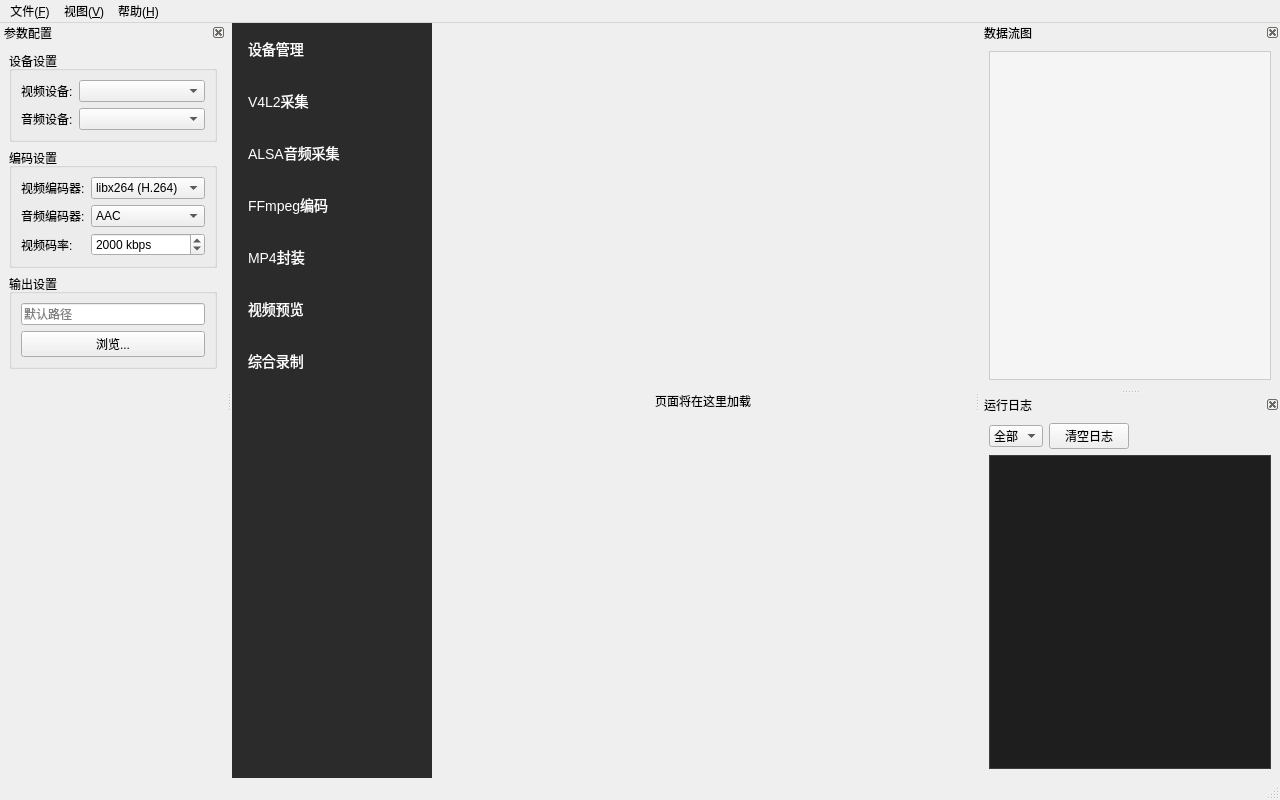
<?xml version="1.0" encoding="UTF-8"?>
<ui version="4.0">
 <class>MainWindow</class>
 <widget class="QMainWindow" name="MainWindow">
  <property name="geometry">
   <rect>
    <x>0</x>
    <y>0</y>
    <width>1280</width>
    <height>800</height>
   </rect>
  </property>
  <property name="minimumSize">
   <size>
    <width>1024</width>
    <height>768</height>
   </size>
  </property>
  <property name="windowTitle">
   <string>AV Pipeline Explorer</string>
  </property>
  <widget class="QWidget" name="centralwidget">
   <layout class="QHBoxLayout" name="horizontalLayout">
    <property name="spacing">
     <number>0</number>
    </property>
    <property name="leftMargin">
     <number>0</number>
    </property>
    <property name="topMargin">
     <number>0</number>
    </property>
    <property name="rightMargin">
     <number>0</number>
    </property>
    <property name="bottomMargin">
     <number>0</number>
    </property>
    <item>
     <widget class="QListWidget" name="navigationList">
      <property name="minimumSize">
       <size>
        <width>200</width>
        <height>0</height>
       </size>
      </property>
      <property name="maximumSize">
       <size>
        <width>200</width>
        <height>16777215</height>
       </size>
      </property>
      <property name="styleSheet">
       <string notr="true">QListWidget {
    background-color: #2b2b2b;
    border: none;
    outline: none;
    color: #ffffff;
    font-size: 14px;
}

QListWidget::item {
    padding: 15px 10px;
    border-left: 3px solid transparent;
}

QListWidget::item:selected {
    background-color: #3d3d3d;
    border-left: 3px solid #0078d4;
}

QListWidget::item:hover {
    background-color: #353535;
}</string>
      </property>
      <property name="iconSize">
       <size>
        <width>24</width>
        <height>24</height>
       </size>
      </property>
      <item>
       <property name="text">
        <string>设备管理</string>
       </property>
       <property name="icon">
        <iconset theme="computer">
         <normaloff>.</normaloff>.</iconset>
       </property>
      </item>
      <item>
       <property name="text">
        <string>V4L2采集</string>
       </property>
       <property name="icon">
        <iconset theme="camera-video">
         <normaloff>.</normaloff>.</iconset>
       </property>
      </item>
      <item>
       <property name="text">
        <string>ALSA音频采集</string>
       </property>
       <property name="icon">
        <iconset theme="audio-input-microphone">
         <normaloff>.</normaloff>.</iconset>
       </property>
      </item>
      <item>
       <property name="text">
        <string>FFmpeg编码</string>
       </property>
       <property name="icon">
        <iconset theme="media-record">
         <normaloff>.</normaloff>.</iconset>
       </property>
      </item>
      <item>
       <property name="text">
        <string>MP4封装</string>
       </property>
       <property name="icon">
        <iconset theme="package">
         <normaloff>.</normaloff>.</iconset>
       </property>
      </item>
      <item>
       <property name="text">
        <string>视频预览</string>
       </property>
       <property name="icon">
        <iconset theme="media-playback-start">
         <normaloff>.</normaloff>.</iconset>
       </property>
      </item>
      <item>
       <property name="text">
        <string>综合录制</string>
       </property>
       <property name="icon">
        <iconset theme="media-record">
         <normaloff>.</normaloff>.</iconset>
       </property>
      </item>
     </widget>
    </item>
    <item>
     <widget class="QStackedWidget" name="contentStack">
      <property name="currentIndex">
       <number>0</number>
      </property>
      <widget class="QWidget" name="deviceManagementPage">
       <layout class="QVBoxLayout" name="verticalLayout">
        <item>
         <widget class="QLabel" name="placeholderLabel">
          <property name="text">
           <string>页面将在这里加载</string>
          </property>
          <property name="alignment">
           <set>Qt::AlignCenter</set>
          </property>
         </widget>
        </item>
       </layout>
      </widget>
      <widget class="QWidget" name="v4l2CapturePage">
       <layout class="QVBoxLayout" name="verticalLayout_2">
        <item>
         <widget class="QLabel" name="placeholderLabel_2">
          <property name="text">
           <string>V4L2采集页面将在这里加载</string>
          </property>
          <property name="alignment">
           <set>Qt::AlignCenter</set>
          </property>
         </widget>
        </item>
       </layout>
      </widget>
      <widget class="QWidget" name="alsaCapturePage">
       <layout class="QVBoxLayout" name="verticalLayout_3">
        <item>
         <widget class="QLabel" name="placeholderLabel_3">
          <property name="text">
           <string>ALSA音频采集页面将在这里加载</string>
          </property>
          <property name="alignment">
           <set>Qt::AlignCenter</set>
          </property>
         </widget>
        </item>
       </layout>
      </widget>
      <widget class="QWidget" name="ffmpegEncodePage">
       <layout class="QVBoxLayout" name="verticalLayout_4">
        <item>
         <widget class="QLabel" name="placeholderLabel_4">
          <property name="text">
           <string>FFmpeg编码页面将在这里加载</string>
          </property>
          <property name="alignment">
           <set>Qt::AlignCenter</set>
          </property>
         </widget>
        </item>
       </layout>
      </widget>
      <widget class="QWidget" name="mp4MuxerPage">
       <layout class="QVBoxLayout" name="verticalLayout_5">
        <item>
         <widget class="QLabel" name="placeholderLabel_5">
          <property name="text">
           <string>MP4封装页面将在这里加载</string>
          </property>
          <property name="alignment">
           <set>Qt::AlignCenter</set>
          </property>
         </widget>
        </item>
       </layout>
      </widget>
      <widget class="QWidget" name="videoPreviewPage">
       <layout class="QVBoxLayout" name="verticalLayout_6">
        <item>
         <widget class="QLabel" name="placeholderLabel_6">
          <property name="text">
           <string>视频预览页面将在这里加载</string>
          </property>
          <property name="alignment">
           <set>Qt::AlignCenter</set>
          </property>
         </widget>
        </item>
       </layout>
      </widget>
      <widget class="QWidget" name="recordingConsolePage">
       <layout class="QVBoxLayout" name="verticalLayout_7">
        <item>
         <widget class="QLabel" name="placeholderLabel_7">
          <property name="text">
           <string>综合录制页面将在这里加载</string>
          </property>
          <property name="alignment">
           <set>Qt::AlignCenter</set>
          </property>
         </widget>
        </item>
       </layout>
      </widget>
     </widget>
    </item>
   </layout>
  </widget>
  <widget class="QMenuBar" name="menubar">
   <property name="geometry">
    <rect>
     <x>0</x>
     <y>0</y>
     <width>1280</width>
     <height>23</height>
    </rect>
   </property>
   <widget class="QMenu" name="menuFile">
    <property name="title">
     <string>文件(&amp;F)</string>
    </property>
    <addaction name="actionNew"/>
    <addaction name="actionOpen"/>
    <addaction name="separator"/>
    <addaction name="actionExit"/>
   </widget>
   <widget class="QMenu" name="menuView">
    <property name="title">
     <string>视图(&amp;V)</string>
    </property>
    <addaction name="actionShowConfigPanel"/>
    <addaction name="actionShowFlowchartPanel"/>
    <addaction name="actionShowLoggingPanel"/>
    <addaction name="separator"/>
    <addaction name="actionResetLayout"/>
   </widget>
   <widget class="QMenu" name="menuHelp">
    <property name="title">
     <string>帮助(&amp;H)</string>
    </property>
    <addaction name="actionAbout"/>
   </widget>
   <addaction name="menuFile"/>
   <addaction name="menuView"/>
   <addaction name="menuHelp"/>
  </widget>
  <widget class="QStatusBar" name="statusbar"/>
  <widget class="QDockWidget" name="configDock">
   <property name="features">
    <set>QDockWidget::DockWidgetClosable|QDockWidget::DockWidgetMovable</set>
   </property>
   <property name="windowTitle">
    <string>参数配置</string>
   </property>
   <attribute name="dockWidgetArea">
    <number>1</number>
   </attribute>
   <widget class="QWidget" name="configDockContents">
    <layout class="QVBoxLayout" name="verticalLayout_8">
     <item>
      <widget class="QGroupBox" name="deviceSettingsGroup">
       <property name="title">
        <string>设备设置</string>
       </property>
       <layout class="QFormLayout" name="formLayout">
        <item row="0" column="0">
         <widget class="QLabel" name="videoDeviceLabel">
          <property name="text">
           <string>视频设备:</string>
          </property>
         </widget>
        </item>
        <item row="0" column="1">
         <widget class="QComboBox" name="videoDeviceCombo"/>
        </item>
        <item row="1" column="0">
         <widget class="QLabel" name="audioDeviceLabel">
          <property name="text">
           <string>音频设备:</string>
          </property>
         </widget>
        </item>
        <item row="1" column="1">
         <widget class="QComboBox" name="audioDeviceCombo"/>
        </item>
       </layout>
      </widget>
     </item>
     <item>
      <widget class="QGroupBox" name="encodeSettingsGroup">
       <property name="title">
        <string>编码设置</string>
       </property>
       <layout class="QFormLayout" name="formLayout_2">
        <item row="0" column="0">
         <widget class="QLabel" name="videoCodecLabel">
          <property name="text">
           <string>视频编码器:</string>
          </property>
         </widget>
        </item>
        <item row="0" column="1">
         <widget class="QComboBox" name="videoCodecCombo">
          <item>
           <property name="text">
            <string>libx264 (H.264)</string>
           </property>
          </item>
          <item>
           <property name="text">
            <string>libx265 (H.265)</string>
           </property>
          </item>
         </widget>
        </item>
        <item row="1" column="0">
         <widget class="QLabel" name="audioCodLabel">
          <property name="text">
           <string>音频编码器:</string>
          </property>
         </widget>
        </item>
        <item row="1" column="1">
         <widget class="QComboBox" name="audioCodecCombo">
          <item>
           <property name="text">
            <string>AAC</string>
           </property>
          </item>
         </widget>
        </item>
        <item row="2" column="0">
         <widget class="QLabel" name="bitrateLabel">
          <property name="text">
           <string>视频码率:</string>
          </property>
         </widget>
        </item>
        <item row="2" column="1">
         <widget class="QSpinBox" name="bitrateSpinBox">
          <property name="suffix">
           <string> kbps</string>
          </property>
          <property name="minimum">
           <number>500</number>
          </property>
          <property name="maximum">
           <number>50000</number>
          </property>
          <property name="value">
           <number>2000</number>
          </property>
         </widget>
        </item>
       </layout>
      </widget>
     </item>
     <item>
      <widget class="QGroupBox" name="outputSettingsGroup">
       <property name="title">
        <string>输出设置</string>
       </property>
       <layout class="QVBoxLayout" name="verticalLayout_9">
        <item>
         <layout class="QHBoxLayout" name="horizontalLayout_2">
          <item>
           <widget class="QLineEdit" name="outputPathEdit">
            <property name="readOnly">
             <bool>true</bool>
            </property>
            <property name="placeholderText">
             <string>默认路径</string>
            </property>
           </widget>
          </item>
         </layout>
        </item>
        <item>
         <widget class="QPushButton" name="browseButton">
          <property name="text">
           <string>浏览...</string>
          </property>
         </widget>
        </item>
       </layout>
      </widget>
     </item>
     <item>
      <spacer name="verticalSpacer">
       <property name="orientation">
        <enum>Qt::Vertical</enum>
       </property>
       <property name="sizeHint" stdset="0">
        <size>
         <width>20</width>
         <height>40</height>
        </size>
       </property>
      </spacer>
     </item>
    </layout>
   </widget>
  </widget>
  <widget class="QDockWidget" name="flowchartDock">
   <property name="minimumSize">
    <size>
     <width>300</width>
     <height>250</height>
    </size>
   </property>
   <property name="features">
    <set>QDockWidget::DockWidgetClosable|QDockWidget::DockWidgetMovable</set>
   </property>
   <property name="windowTitle">
    <string>数据流图</string>
   </property>
   <attribute name="dockWidgetArea">
    <number>2</number>
   </attribute>
   <widget class="QWidget" name="flowchartDockContents">
    <layout class="QVBoxLayout" name="verticalLayout_10">
     <item>
      <widget class="QGraphicsView" name="flowchartView">
       <property name="styleSheet">
        <string notr="true">QGraphicsView {
    background-color: #f5f5f5;
    border: 1px solid #cccccc;
}</string>
       </property>
      </widget>
     </item>
    </layout>
   </widget>
  </widget>
  <widget class="QDockWidget" name="loggingDock">
   <property name="minimumSize">
    <size>
     <width>300</width>
     <height>200</height>
    </size>
   </property>
   <property name="features">
    <set>QDockWidget::DockWidgetClosable|QDockWidget::DockWidgetMovable</set>
   </property>
   <property name="windowTitle">
    <string>运行日志</string>
   </property>
   <attribute name="dockWidgetArea">
    <number>2</number>
   </attribute>
   <widget class="QWidget" name="loggingDockContents">
    <layout class="QVBoxLayout" name="verticalLayout_11">
     <item>
      <layout class="QHBoxLayout" name="horizontalLayout_3">
       <item>
        <widget class="QComboBox" name="logLevelCombo">
         <property name="maximumSize">
          <size>
           <width>100</width>
           <height>16777215</height>
          </size>
         </property>
         <item>
          <property name="text">
           <string>全部</string>
          </property>
         </item>
         <item>
          <property name="text">
           <string>错误</string>
          </property>
         </item>
         <item>
          <property name="text">
           <string>警告</string>
          </property>
         </item>
         <item>
          <property name="text">
           <string>信息</string>
          </property>
         </item>
         <item>
          <property name="text">
           <string>调试</string>
          </property>
         </item>
        </widget>
       </item>
       <item>
        <widget class="QPushButton" name="clearLogButton">
         <property name="maximumSize">
          <size>
           <width>80</width>
           <height>16777215</height>
          </size>
         </property>
         <property name="text">
          <string>清空日志</string>
         </property>
        </widget>
       </item>
       <item>
        <spacer name="horizontalSpacer">
         <property name="orientation">
          <enum>Qt::Horizontal</enum>
         </property>
         <property name="sizeHint" stdset="0">
          <size>
           <width>40</width>
           <height>20</height>
          </size>
         </property>
        </spacer>
       </item>
      </layout>
     </item>
     <item>
      <widget class="QTextEdit" name="logTextEdit">
       <property name="styleSheet">
        <string notr="true">QTextEdit {
    background-color: #1e1e1e;
    color: #d4d4d4;
    font-family: 'Consolas', 'Courier New', monospace;
    font-size: 12px;
    border: 1px solid #3c3c3c;
}</string>
       </property>
       <property name="readOnly">
        <bool>true</bool>
       </property>
      </widget>
     </item>
    </layout>
   </widget>
  </widget>
  <action name="actionNew">
   <property name="text">
    <string>新建(&amp;N)</string>
   </property>
   <property name="shortcut">
    <string>Ctrl+N</string>
   </property>
  </action>
  <action name="actionOpen">
   <property name="text">
    <string>打开(&amp;O)</string>
   </property>
   <property name="shortcut">
    <string>Ctrl+O</string>
   </property>
  </action>
  <action name="actionExit">
   <property name="text">
    <string>退出(&amp;X)</string>
   </property>
   <property name="shortcut">
    <string>Ctrl+Q</string>
   </property>
  </action>
  <action name="actionShowConfigPanel">
   <property name="checkable">
    <bool>true</bool>
   </property>
   <property name="checked">
    <bool>true</bool>
   </property>
   <property name="text">
    <string>参数配置面板</string>
   </property>
  </action>
  <action name="actionShowFlowchartPanel">
   <property name="checkable">
    <bool>true</bool>
   </property>
   <property name="checked">
    <bool>true</bool>
   </property>
   <property name="text">
    <string>数据流图面板</string>
   </property>
  </action>
  <action name="actionShowLoggingPanel">
   <property name="checkable">
    <bool>true</bool>
   </property>
   <property name="checked">
    <bool>true</bool>
   </property>
   <property name="text">
    <string>运行日志面板</string>
   </property>
  </action>
  <action name="actionResetLayout">
   <property name="text">
    <string>重置布局</string>
   </property>
  </action>
  <action name="actionAbout">
   <property name="text">
    <string>关于</string>
   </property>
  </action>
 </widget>
 <resources/>
 <connections>
  <connection>
   <sender>navigationList</sender>
   <signal>currentRowChanged(int)</signal>
   <receiver>contentStack</receiver>
   <slot>setCurrentIndex(int)</slot>
   <hints>
    <hint type="sourcelabel">
     <x>99</x>
     <y>399</y>
    </hint>
    <hint type="destinationlabel">
     <x>639</x>
     <y>399</y>
    </hint>
   </hints>
  </connection>
  <connection>
   <sender>actionShowConfigPanel</sender>
   <signal>toggled(bool)</signal>
   <receiver>configDock</receiver>
   <slot>setVisible(bool)</slot>
   <hints>
    <hint type="sourcelabel">
     <x>-1</x>
     <y>-1</y>
    </hint>
    <hint type="destinationlabel">
     <x>99</x>
     <y>399</y>
    </hint>
   </hints>
  </connection>
  <connection>
   <sender>actionShowFlowchartPanel</sender>
   <signal>toggled(bool)</signal>
   <receiver>flowchartDock</receiver>
   <slot>setVisible(bool)</slot>
   <hints>
    <hint type="sourcelabel">
     <x>-1</x>
     <y>-1</y>
    </hint>
    <hint type="destinationlabel">
     <x>1179</x>
     <y>249</y>
    </hint>
   </hints>
  </connection>
  <connection>
   <sender>actionShowLoggingPanel</sender>
   <signal>toggled(bool)</signal>
   <receiver>loggingDock</receiver>
   <slot>setVisible(bool)</slot>
   <hints>
    <hint type="sourcelabel">
     <x>-1</x>
     <y>-1</y>
    </hint>
    <hint type="destinationlabel">
     <x>1179</x>
     <y>649</y>
    </hint>
   </hints>
  </connection>
 </connections>
</ui>
